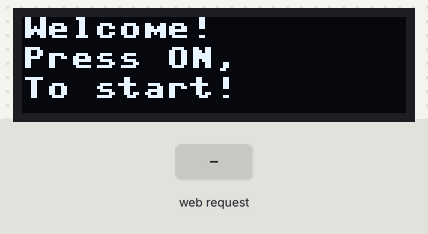
Recording of a program running on a simulated ESP32 board running MicroPython. Shown: 128×32 one-colour display. The inputs (shaded band) are chosen by the test bench. WiFi joins after 1.5 s; library files of the repository ran but are not shown: ssd1306.py; what the program prints to the serial console is not drawn.

Above: at 2.7 s.
2.8 s: HTTP request GET /?trackerboi=on received
At 3.1 s:
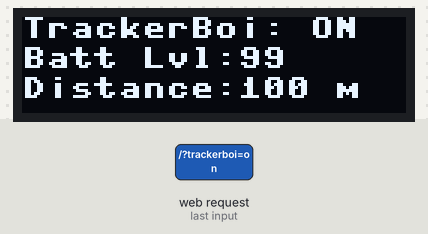
4.3 s: HTTP request GET /?trackerboi=off received
At 5.4 s:
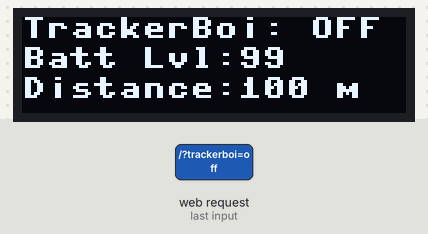
Timing chart, 0 to 7.3 s (numbered marks = the images above; inputs shaded):
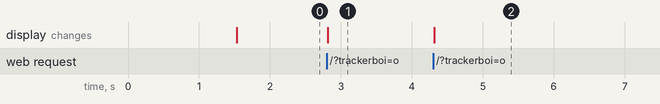

Measured:
- after the input at 2.8 s, the display: changes at once (image 1)
- after the input at 4.3 s, the display: changes at once (image 2)

The program:

main.py
```python
from machine import Pin, I2C
#oled library
import ssd1306
status = 0
batt_lvl=99
dist_covered=100
# ESP32 Pin assignment
i2c = I2C(-1, scl=Pin(22), sda=Pin(21))
oled_width = 128
oled_height = 32
oled = ssd1306.SSD1306_I2C(oled_width, oled_height, i2c)
oled.text('Welcome!', 0, 0)
oled.text('Press ON,', 0, 10)
oled.text('To start!', 0, 20)
oled.show()

def web_page():

  if status == 1:
    state="ON"
  else:
    state="OFF"

  html = """<html><head> <title>TrackerBoi</title> <meta name="viewport" content="width=device-width, initial-scale=1">
  <link rel="icon" href="data:,"> <style>html{font-family: Helvetica; display:inline-block; margin: 0px auto; text-align: center;}
  h1{color: #0F3376; padding: 2vh;}p{font-size: 1.5rem;}.button{display: inline-block; background-color: #e7bd3b; border: none;
  border-radius: 4px; color: white; padding: 16px 40px; text-decoration: none; font-size: 30px; margin: 2px; cursor: pointer;}
  .button2{background-color: #4286f4;}</style></head><body> <h1>TrackerBoi</h1>
  <p>Pressed: """ + state + """</p>
  <p>Battery Level: """ + str(batt_lvl) + """</p>
  <p>Distance Travelled: """ + str(dist_covered) + """ metres</p>
  <p>Controls: <br> <a href="/?trackerboi=on"><button class="button">ON</button></a><br></p>
  <p><a href="/?trackerboi=off"><button class="button button2">OFF</button></a></p></body></html>"""
  return html

s = socket.socket(socket.AF_INET, socket.SOCK_STREAM)
s.bind(('', 80))
s.listen(5)

while True:
  conn, addr = s.accept()
  print('Got a connection from %s' % str(addr))
  request = conn.recv(1024)
  request = str(request)
  print('Content = %s' % request)
  trackerboi_on = request.find('/?trackerboi=on')
  trackerboi_off = request.find('/?trackerboi=off')
  if trackerboi_on == 6:
    status = 1
    oled.fill(0)
    oled.text('TrackerBoi: ON', 0, 0)
    oled.text('Batt Lvl:%d' % (batt_lvl), 0, 10)
    oled.text('Distance:%d m' % (dist_covered), 0, 20)
    oled.show
  if trackerboi_off == 6:
    status = 0
    oled.fill(0)
    oled.text('TrackerBoi: OFF', 0, 0)
    oled.text('Batt Lvl:%d' % (batt_lvl), 0, 10)
    oled.text('Distance:%d m' % (dist_covered), 0, 20)
    oled.show
  response = web_page()
  conn.send('HTTP/1.1 200 OK\n')
  conn.send('Content-Type: text/html\n')
  conn.send('Connection: close\n\n')
  conn.sendall(response)
  conn.close()
  oled.show()
```

boot.py
```python
try:
  import usocket as socket
except:
  import socket

from machine import Pin
import network

import esp
esp.osdebug(None)

import gc
gc.collect()

ssid = 'AndroidAP'
password = 'dmpx2211'

station = network.WLAN(network.STA_IF)

station.active(True)
station.connect(ssid, password)

while station.isconnected() == False:
  pass

print('Connection successful')
print(station.ifconfig())
```
